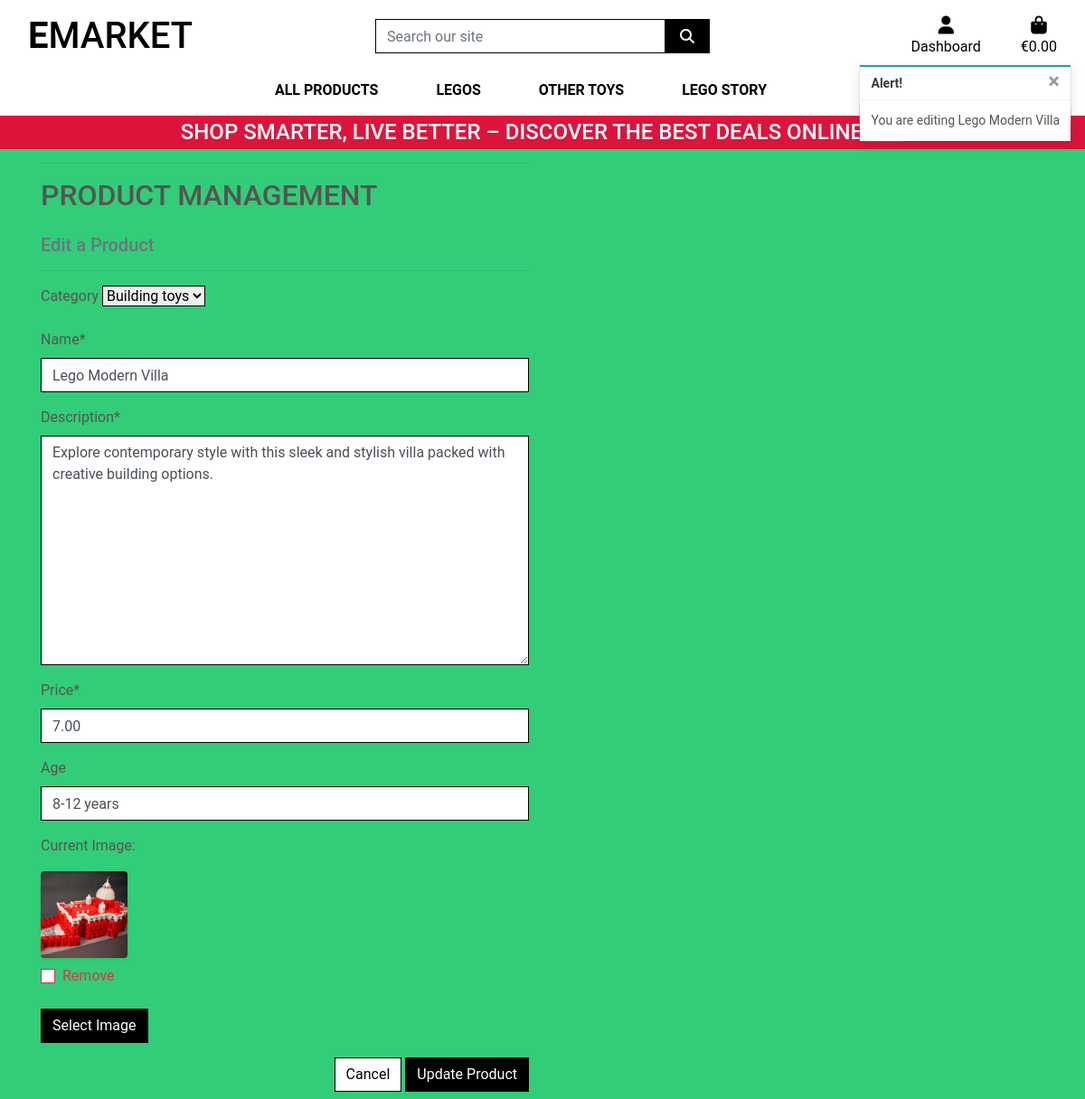
The page /products/edit/188/ (signed in) on the database its author committed.
### products/models.py (models this page shows, shortened)
class Product(models.Model):
    category = models.ForeignKey('Category', null=True, blank=True, on_delete=models.SET_NULL)
    name = models.CharField(max_length=254)
    description = models.TextField()
    price = models.DecimalField(max_digits=6, decimal_places=2)
    age = models.CharField(max_length=50, null=True, blank=True)
    image = models.ImageField(null=True, blank=True)

### products/views.py (the view)
# urls.py: path('edit/<int:product_id>/', views.edit_product, name='edit_product'),
@login_required
def edit_product(request, product_id):
    if not request.user.is_superuser:
        messages.error(request, 'Sorry, only store owners can do that.')
        return redirect(reverse('home'))
    product = get_object_or_404(Product, pk=product_id)
    if request.method == 'POST':
        form = ProductForm(request.POST, request.FILES, instance=product)
        if form.is_valid():
            form.save()
            messages.success(request, 'Successfully updated product!')
            return redirect(reverse('product_detail', args=[product.id]))
        else:
            messages.error(
                request,
                'Failed to update product. Please ensure the form is valid.'
            )
    else:
        form = ProductForm(instance=product)
        messages.info(request, f'You are editing {product.name}')
    template = 'products/edit_product.html'
    context = {
        'form': form,
        'product': product,
    }
    return render(request, template, context)

### products/forms.py
class ProductForm(forms.ModelForm):
    class Meta:
        model = Product
        fields = '__all__'
    image = forms.ImageField(label='Image',
                             required=False,
                             widget=CustomClearableFileInput)
    def __init__(self, *args, **kwargs):
        super().__init__(*args, **kwargs)
        categories = Category.objects.all()
        friendly_names = [(c.id, c.get_friendly_name()) for c in categories]
        self.fields['category'].choices = friendly_names
        for field_name, field in self.fields.items():
            field.widget.attrs['class'] = 'border-black rounded-0'

### bag/contexts.py (called while the page is built, shortened)
def bag_contents(request):
    bag_items = []
    total = 0
    product_count = 0
    bag = request.session.get('bag', {})
    if total < settings.FREE_DELIVERY_THRESHOLD:
        delivery = total * Decimal(settings.STANDARD_DELIVERY_PERCENTAGE / 100)
        free_delivery_delta = settings.FREE_DELIVERY_THRESHOLD - total
    else:
        delivery = 0
        free_delivery_delta = 0
    grand_total = delivery + total
    context = {
        'bag_items': bag_items,
        'total': total,
        'product_count': product_count,
        'delivery': delivery,
        'free_delivery_delta': free_delivery_delta,
        'free_delivery_threshold': settings.FREE_DELIVERY_THRESHOLD,
        'grand_total': grand_total,
    }
    return context

### products/models.py (called while the page is built)
    def get_friendly_name(self):
        return self.friendly_name

### products/templates/products/edit_product.html (shortened to what this page needs)
{% extends "base.html" %}
{% load static %}
{% block page_header %}
    <div class="container header-container">
    </div>
{% endblock %}
{% block content %}
    <div class="overlay"></div>
    <div class="container">
        <div class="row">
            <div class="col-12 col-md-6">
                <hr>
                <h2 class="logo-font mb-4">Product Management</h2>
                <h5 class="text-muted">Edit a Product</h5>
                <hr>
            </div>
        </div>
        <div class="row">
            <div class="col-12 col-md-6">
                <form method="POST" action="{% url 'edit_product' product.id %}" class="form mb-2" enctype="multipart/form-data">
                    {% for field in form %}
                        {% if field.name != 'image' %}
                            {{ field | as_crispy_field }}
                        {% else %}
                            {{ field }}
                        {% endif %}
                    {% endfor %}
                    <div class="text-right">
                        <a class="btn btn-outline-black rounded-0" href="{% url 'products' %}">Cancel</a>
                        <button class="btn btn-black rounded-0" type="submit">Update Product</button>
                    </div>
                </form>
            </div>
        </div>
    </div>
{% endblock %}

### static/css/base.css (style rules this page uses)
html { height: 100%; }
body { background: url('/media/duplo-1981724.jpg') no-repeat center center fixed; background-size: cover; height: calc(100vh - 164px); color: #555; font-family: 'Roboto'; }
.logo-font { text-transform: uppercase; }
.btn-black { background: black; color: white; }
.btn-outline-black { background: white; color: black !important; border: 1px solid black; }
.border-black { border: 1px solid black !important; }
.overlay { min-height: 100%; width: 100%; top: 0; left: 0; position: fixed; background: rgb(50, 205, 120); z-index: -1; }
@media (min-width: 992px) { .header-container { padding-top: 164px; } }

### rows shown on the page
Product: category "Building toys" "Lego Modern Villa" "Explore contemporary style with this sleek and stylish villa packed with creative building options." "7.00" "8-12 years"

### other values the page prints
{{ message }} "You are editing Lego Modern Villa"
{{ widget.initial_text }} "Current Image"
{{ widget.clear_checkbox_label }} "Remove"
